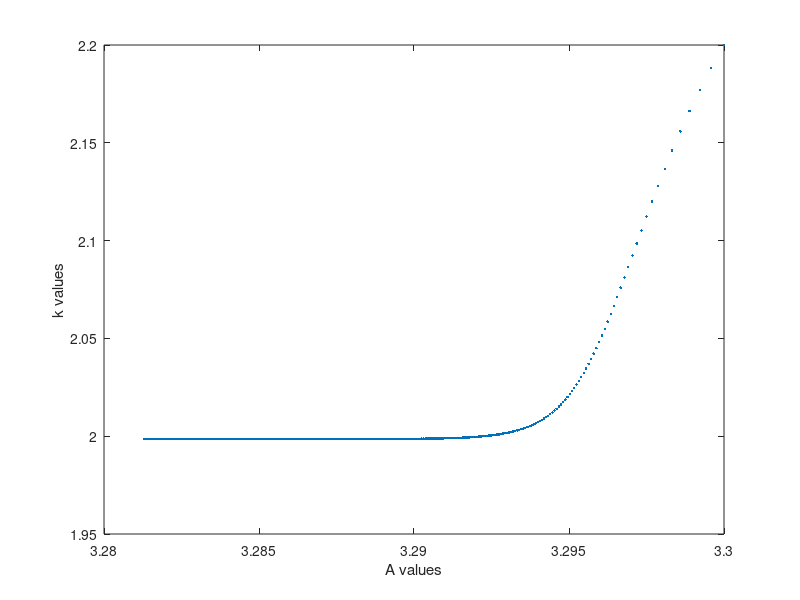
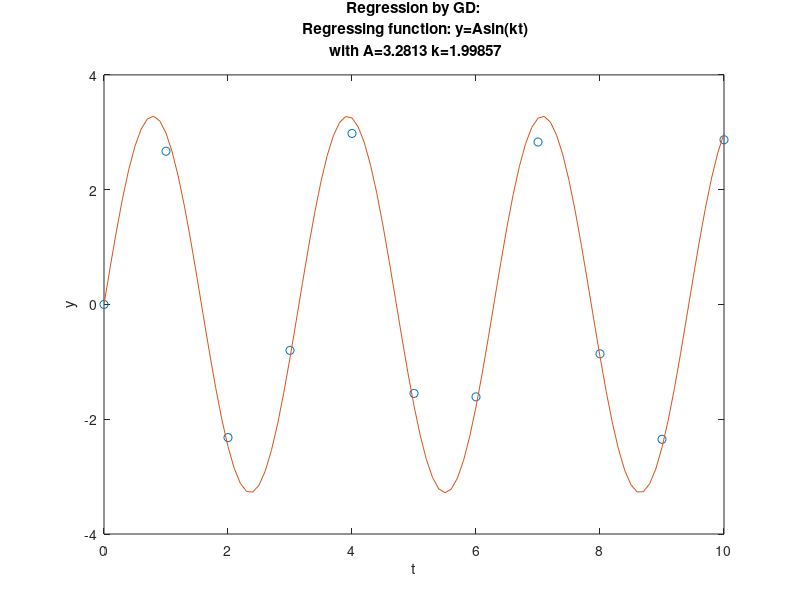

These figures' MATLAB source, in order:
%nlrgd.m
%Author: Sean Devonport
%A script that returns coefficients for the regression function
%y=Asin(kt)
%%
function [A,k]=nlrgd
    clear all;
    close all;
    clc;

    %data points:
    t=0:10;
    y=[0 2.67 -2.32 -0.80 2.98 -1.55 -1.61 2.83 -0.86 -2.35 2.87];

    %learning rate:
    a=0.00002;

    %initial estimate:
    p(:,1)=[3.3,2.2]';
    
    %gradient
    g(:,1)=gr(p(:,1));
    
    %gradient descent updating:
    for j=2:250
        p(:,j)=p(:,j-1)-a*g(:,j-1);
        g(:,j)=gr(p(:,j));
    end
    
    A=p(1,end);
    k=p(2,end);

    fprintf('A=%g k=%g\n',A,k);
    
    figure
    plot(p(1,:),p(2,:),'.');
    xlabel('A values');
    ylabel('k values');
    
    figure
    plot(t,y,'o');
    hold on;
    tt=linspace(0,10,101);
    yy=rf(tt,A,k);
    plot(tt,yy);
    title(sprintf('Regression by GD:\n Regressing function: y=Asin(kt)\n with A=%g k=%g\n',A,k));
    xlabel('t');
    ylabel('y');
    hold off;

    %regression function
    function y=rf(t,A,k)
        y=A*sin(k*t);
        return;
    end

%     function E=e(A,k)
%         t=0:10;
%         y=[0 2.67 -2.32 -0.80 2.98 -1.55 -1.61 2.83 -0.86 -2.35 2.87];
%         E=sum(rf(t,A,k)-y).^2;
%         return
%     end

    %gradient function
    function gv=gr(p)
        A=p(1);
        k=p(2);
        t=0:10;
        y=[0 2.67 -2.32 -0.80 2.98 -1.55 -1.61 2.83 -0.86 -2.35 2.87];

        gv(1)=sum(2*(A*sin(k*t)-y).*(sin(k*t)));
        gv(2)=sum(2*(A*sin(k*t)-y).*(A*t.*cos(k*t)));
        gv=(gv(:))';
        return
    end
end